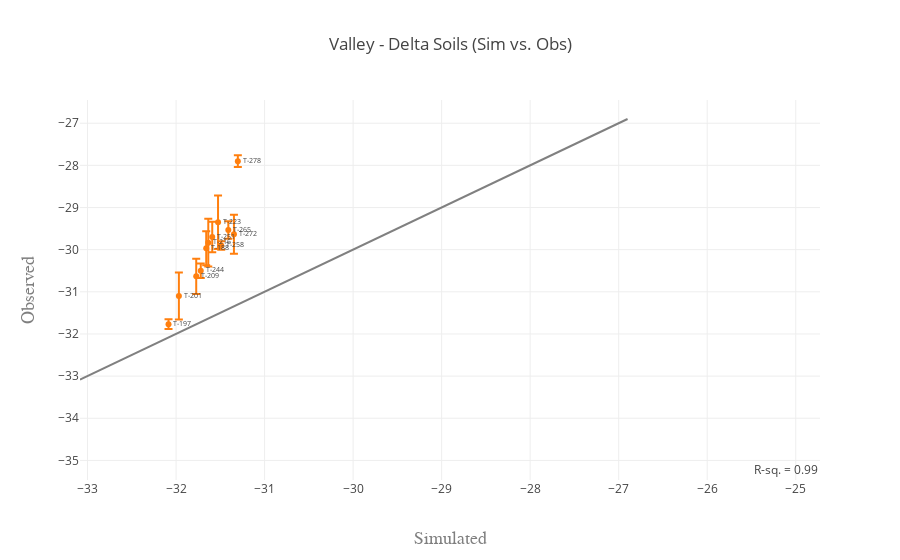

Notebook cell for this chart:
### Code cell
df = delta_dat.loc[delta_dat['Transect'] == 'T']

data = [get_xy_line(df , test_var, delta=True), 
        get_scatter(df , test_var, sd)]

fig = go.Figure(data=data, layout=get_layout(df, test_var, title='Valley - Delta Soils (Sim vs. Obs)'))
iplot(fig)

### Figure 1 — Plotly figure (JSON) as saved in the notebook; plotly's stock layout.template omitted (floating-point values rounded to 4 significant figures)
{"data": [{"marker": {"color": "grey", "opacity": 0.9}, "mode": "lines", "type": "scatter", "x": [-33.09, -26.9], "y": [-33.09, -26.9]}, {"error_y": {"array": [0.4041, 0.1155, 0.5568, 0.4163, 0.5686, 0.6364, 0.1732, 0.3606, 0.1, 0.2082, 0.4619, 0.1414], "symmetric": true, "type": "data"}, "mode": "markers+text", "text": ["T-188", "T-197", "T-201", "T-209", "T-216", "T-223", "T-244", "T-251", "T-258", "T-265", "T-272", "T-278"], "textfont": {"size": 7}, "textposition": "right", "type": "scatter", "x": [-31.66, -32.09, -31.97, -31.77, -31.64, -31.53, -31.72, -31.59, -31.49, -31.41, -31.35, -31.3], "y": [-29.97, -31.77, -31.1, -30.63, -29.83, -29.35, -30.5, -29.7, -29.9, -29.53, -29.63, -27.9]}], "layout": {"annotations": [{"showarrow": false, "text": "R-sq. = 0.99", "x": -25.11, "y": -35.22}], "showlegend": false, "title": "Valley - Delta Soils (Sim vs. Obs)", "xaxis": {"title": "Simulated", "titlefont": {"color": "#7f7f7f", "family": "Courier New, monospace", "size": 18}}, "yaxis": {"title": "Observed", "titlefont": {"color": "#7f7f7f", "family": "Courier New, monospace", "size": 18}}}}
